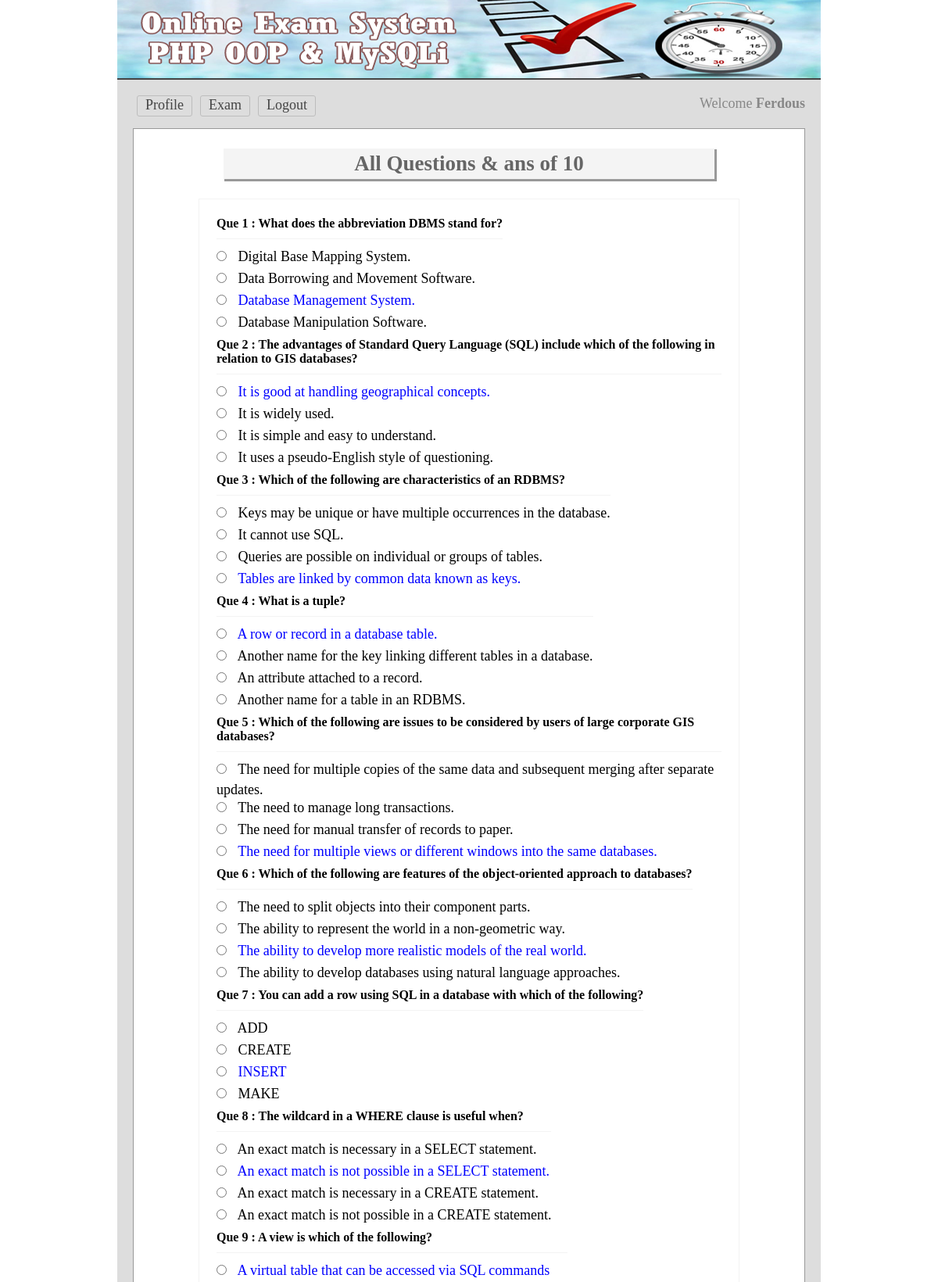
The app's page /viewans.php (signed in, upper part) with its own data.
### tables this page shows
CREATE TABLE `tbl_ques` (
  `id` int(11) NOT NULL,
  `quesNo` int(11) NOT NULL,
  `ques` text NOT NULL
);

CREATE TABLE `tbl_ans` (
  `id` int(11) NOT NULL,
  `quesNo` int(11) NOT NULL,
  `rightAns` int(11) NOT NULL DEFAULT '0',
  `ans` text NOT NULL
);

### classess/Exam.php (called while the page is built, shortened)
<?php
	$filepath = realpath(dirname(__FILE__));
	include_once ($filepath.'/../lib/Database.php');
class Exam{
	private $db;
	public function __construct(){
		$this->db = new Database();
	}
	public function getQuesByOrder(){
		$query = "SELECT * FROM tbl_ques ORDER BY quesNo ASC";
		$result = $this->db->select($query);
		return $result;
	}
	public function getTotalRows(){
		$query     = "SELECT * FROM tbl_ques";
		$getResult = $this->db->select($query);
		$total     = $getResult->num_rows;
		return $total;
	}
	public function getAnswer($number){
		$query   = "SELECT * FROM  tbl_ans WHERE quesNo = '$number'";
		$getData = $this->db->select($query);
		return $getData;
	}
}
?>

### lib/Database.php (called while the page is built, shortened)
<?php
Class Database{
	public $host   = DB_HOST;
	public $user   = DB_USER;
	public $pass   = DB_PASS;
	public $dbname = DB_NAME;
	public $link;
	private function connectDB(){
	$this->link = new mysqli($this->host, $this->user, $this->pass, $this->dbname);
 }
	public function select($query){
		$result = $this->link->query($query) or die($this->link->error.__LINE__);
		if($result->num_rows > 0){
			return $result;
		} else {
			return false;
		}
	}
}

### viewans.php (the view, shortened to what this page needs)
<?php include 'inc/header.php'; ?>
<?php
	$Total = $exm->getTotalRows();
?>
<div class="main">
	<h1>All Questions & ans of <?php echo $Total; ?></h1>
	<div class="test">
		<?php
			$getQues = $exm->getQuesByOrder();
			if ($getQues) {
				while($question = $getQues->fetch_assoc()){
		?>
		<table>
			<tr>
				<td colspan="2">
					<h3>Que <?php echo $question['quesNo']; ?> : <?php echo $question['ques']; ?></h3>
				</td>
			</tr>
			<?php
				$number = $question['quesNo'];
				$answer   = $exm->getAnswer($number);
				if ($answer) {
					while ($result = $answer->fetch_assoc()) {
			?>
			<tr>
				<td>
					<input type="radio"/>
					<?php
						if ($result['rightAns'] == '1') {
							echo "<span style='color:blue'>".$result['ans']."</span>";
						}else{
						echo $result['ans'];
						}
					?>
				</td>
			</tr>
			<?php } } ?>
			<?php } } ?>
		</table>
	</div>
</div>
<?php include 'inc/footer.php'; ?>

### css/main.css (style rules this page uses)
* { margin:0;padding:0;outline:none }
body { font-family:verdana }
.main { background: #fff none repeat scroll 0 0; border: 1px solid #999; margin-top: 10px; min-height: 368px; padding: 15px; width: 828px; }
.main h1 { background: #f4f4f4 none repeat scroll 0 0; box-shadow: 2px 2px 0 1px #999; color: #666; margin: 10px auto 25px; padding: 4px; text-align: center; width: 620px; }
.test { border: 1px solid #f3f3f3; margin: 0 auto; max-width: 650px; padding: 20px; }
.test input[type="radio"] { margin-bottom: 10px; margin-right: 10px; cursor:pointer; }
.test h3 { border-bottom: 1px solid #f3f3f3; font-size: 16px; margin-bottom: 10px; padding-bottom: 10px; }

### records on screen
tbl_ques: quesNo "1", ques "What does the abbreviation DBMS stand for?"
tbl_ans: ans "Digital Base Mapping System."
tbl_ans: ans "Data Borrowing and Movement Software."
tbl_ans: ans "Database Management System."
tbl_ans: ans "Database Manipulation Software."
tbl_ques: quesNo "2", ques "The advantages of Standard Query Language (SQL) include which of the following in relation to GIS databases?"
tbl_ans: ans "It is good at handling geographical concepts."
tbl_ans: ans "It is widely used."
tbl_ans: ans "It is simple and easy to understand."
tbl_ans: ans "It uses a pseudo-English style of questioning."
tbl_ques: quesNo "3", ques "Which of the following are characteristics of an RDBMS?"
tbl_ans: ans "Keys may be unique or have multiple occurrences in the database."
tbl_ans: ans "It cannot use SQL."
tbl_ans: ans "Queries are possible on individual or groups of tables."
tbl_ans: ans "Tables are linked by common data known as keys."
tbl_ques: quesNo "4", ques "What is a tuple?"
tbl_ans: ans "A row or record in a database table."
tbl_ans: ans "Another name for the key linking different tables in a database."
tbl_ans: ans "An attribute attached to a record."
tbl_ans: ans "Another name for a table in an RDBMS."
tbl_ques: quesNo "5", ques "Which of the following are issues to be considered by users of large corporate GIS databases?"
tbl_ans: ans "The need for multiple copies of the same data and subsequent merging after separate updates."
tbl_ans: ans "The need to manage long transactions."
tbl_ans: ans "The need for manual transfer of records to paper."
tbl_ans: ans "The need for multiple views or different windows into the same databases."
tbl_ques: quesNo "6", ques "Which of the following are features of the object-oriented approach to databases?"
tbl_ans: ans "The need to split objects into their component parts."
tbl_ans: ans "The ability to represent the world in a non-geometric way."
tbl_ans: ans "The ability to develop more realistic models of the real world."
tbl_ans: ans "The ability to develop databases using natural language approaches."
tbl_ques: quesNo "7", ques "You can add a row using SQL in a database with which of the following?"
tbl_ans: ans "ADD"
tbl_ans: ans "CREATE"
tbl_ans: ans "INSERT"
tbl_ans: ans "MAKE"
tbl_ques: quesNo "8", ques "The wildcard in a WHERE clause is useful when?"
tbl_ans: ans "An exact match is necessary in a SELECT statement."
tbl_ans: ans "An exact match is not possible in a SELECT statement."
tbl_ans: ans "An exact match is necessary in a CREATE statement."
tbl_ans: ans "An exact match is not possible in a CREATE statement."
tbl_ques: quesNo "9", ques "A view is which of the following?"
tbl_ans: ans "A virtual table that can be accessed via SQL commands"

### other values on screen
Session::get("name") "Ferdous"
$Total "10"
